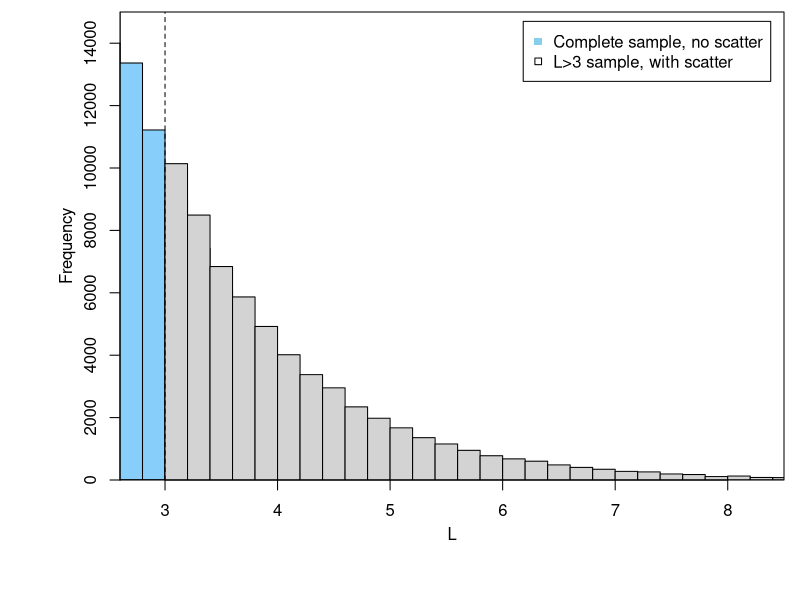

The R source for this figure:
open.png = function(name, width=3.05, height=2.8, units='in', resolution=300, points=9, xmin=0.15,xmax=0.99,ymin=0.17,ymax=0.99,plt=c(xmin,xmax,ymin,ymax), mgp=c(2.2,1,0), pch=".", ...) {
 png(name, width=width, height=height, pointsize=points, units=units, res=resolution)
 par(plt=plt, mgp=mgp, pch=pch, ...)
}

y = rexp(1000000)
yy = pmax(0, y + rnorm(length(y), 0, 0.5*sqrt(y))) # "Poisson-like" scatter
open.png('missing_eddington.png', resolution=200, height=2.5, ymin=0.2, xmax=0.98, ymax=0.98)
par(yaxs='i', xaxs='i')
h = hist(y, breaks=seq(0, ceiling(max(yy)), 0.2), xlim=c(2.6,8.5), col='lightskyblue', ylim=c(0,15000), xlab='L')
hist(yy[which(yy>=3)], breaks=h$breaks, add=T)
abline(v=3, lty=2)
box()
legend('topright', c('Complete sample, no scatter', 'L>3 sample, with scatter'), inset=0.02, pch=c(15, 22), col=c('skyblue', 1))
dev.off()

